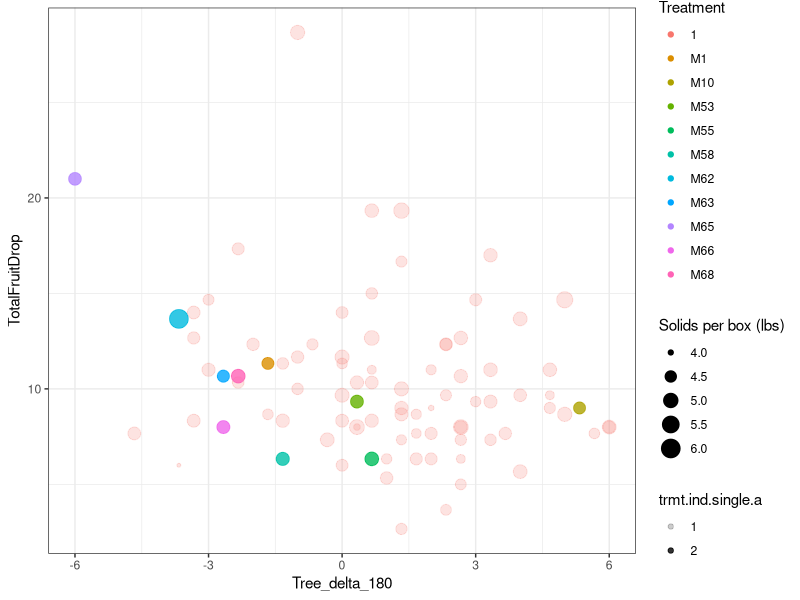
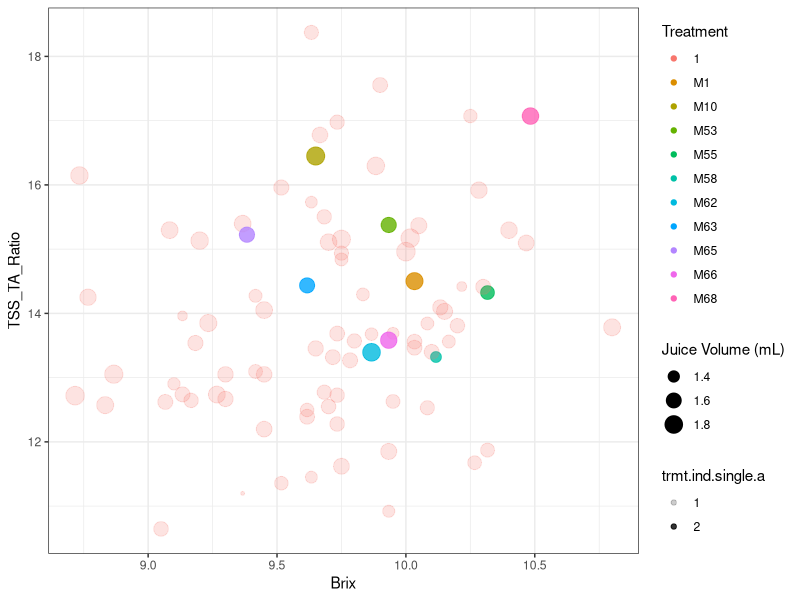
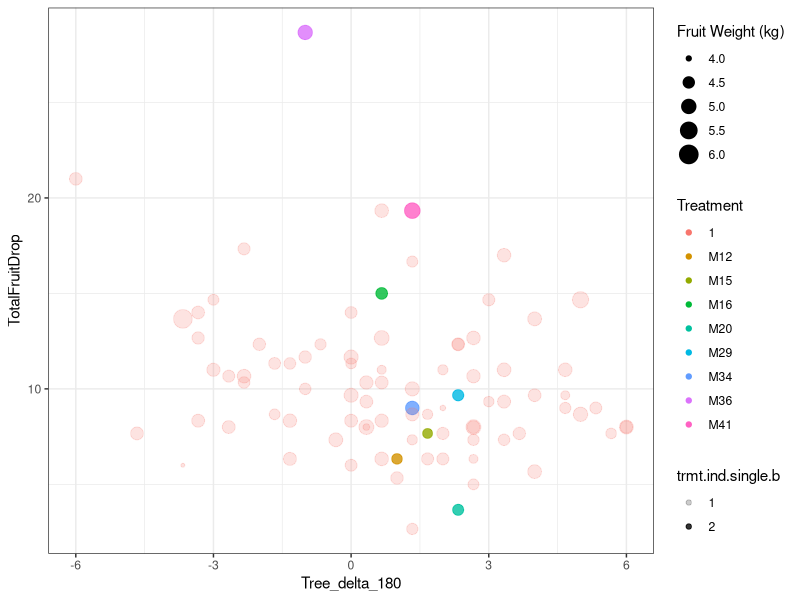
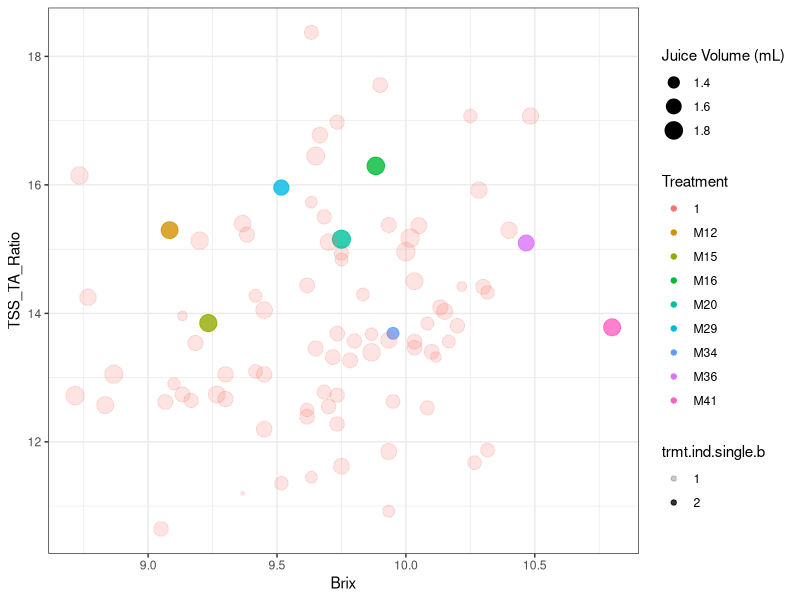
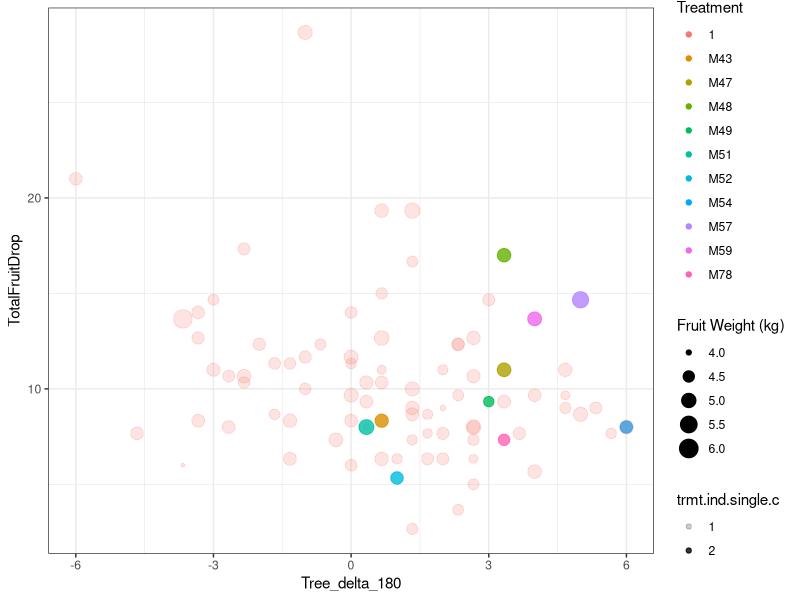
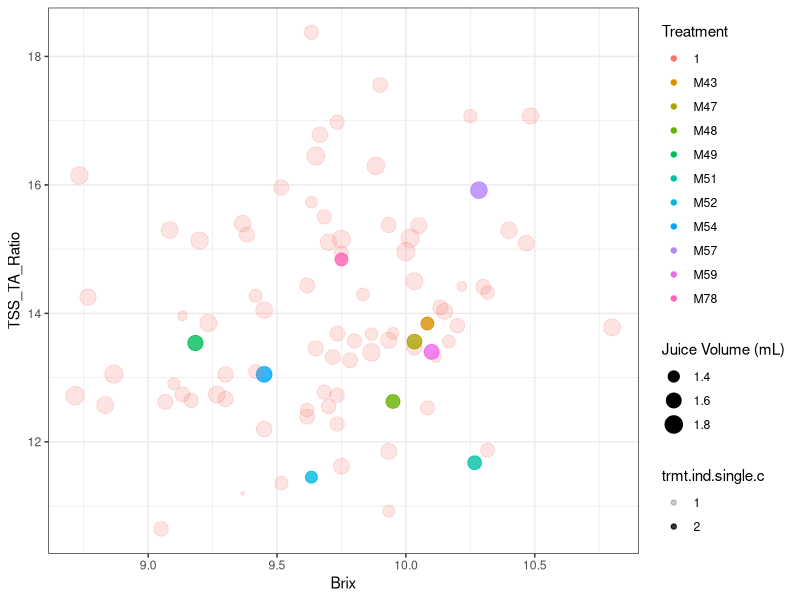
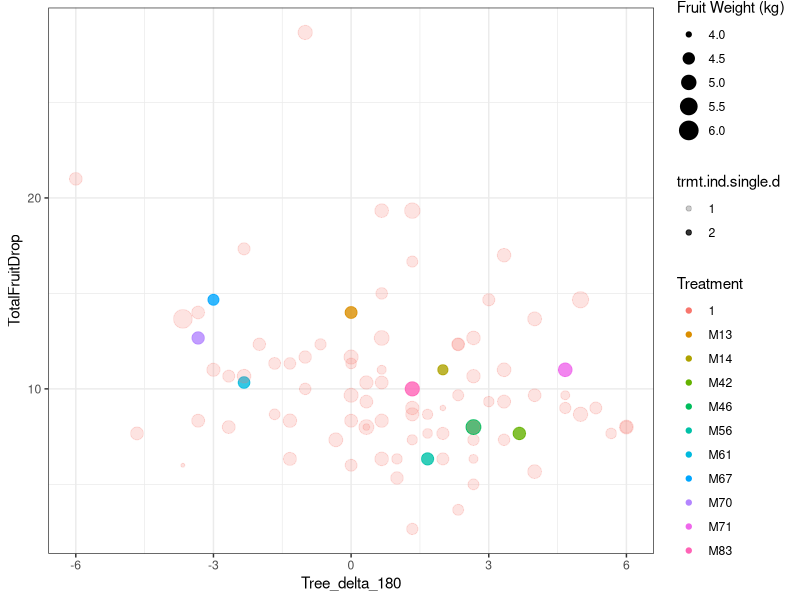
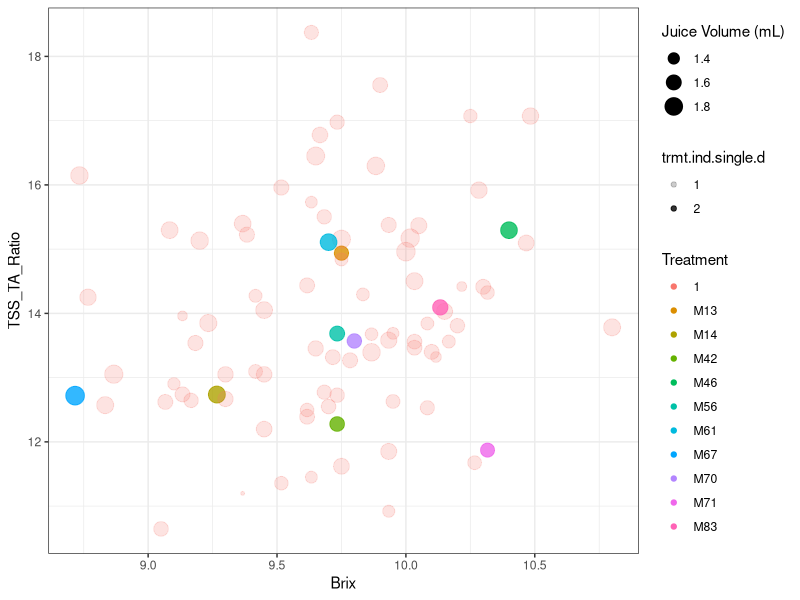

Source code (R) for these figures, in order:
#Heck et al. R Code for Phase 1 data analysis
# Load libraries ----
library(readxl)
library(dplyr)
library(tibble)
library(ggplot2)
library(ggpubr)

###Need to set working directory

#XXXXXXXXXXXXXXXXXXXXXXXXXXXXXXXXXXXXXXXXXXXXXXXXXXXXXXXXXXXXXXXXXXXXXXXXXXXXXXXXXXXXXXXXXXX
# Import and aggregate data ----
## Fruit sorter data (n = 34,903) ----
fruit.sorter <- read_excel("Fruit Sorter Data 2024.xlsx")

# aggregate data at the tree level
fruit.sorter.aggregated <- fruit.sorter %>%
  filter(!is.na(MoleculeID)) %>%
  filter(MoleculeID != "Not Part of Trial") %>%
  group_by(Row, TreeID, MoleculeID, TreeRating) %>%
  summarise(AvgWeight = mean(Weight), NumFruit = n()) 
# n = 263
# note: Row 43, Tree ID 4316, M7 was lost by the sorting computer
# add that Tree manually
fruit.sorter.aggregated <- fruit.sorter.aggregated %>%
  ungroup() %>%
  add_row(TreeID = 4316, Row = 43, MoleculeID = "M7", TreeRating = "Beta",
          AvgWeight = NA, NumFruit = NA)


## Fruit yield quality data (n = 264) ----
fruit.yield.quality <- read_excel("Fruit Yield Quality 2024.xlsx")

fruit.yield.quality <- fruit.yield.quality %>%
  dplyr::select(-Tree, -PlotID)


## Fruit drop data (n = 264) ----
fruit.drop <- read_excel("Fruit Drop 2024.xlsx")


## Tree canopy density data (n = 264) ----
canopy.density <- read_excel("Canopy Density 2024.xlsx")

canopy.density <- canopy.density %>%
  dplyr::select(Row, TreeID, MoleculeID, Set, starts_with("Canopy_Density"))


## Tree canopy volume data (n = 264) ----
canopy.volume <- read_excel("Pre Harvest Canopy Volume 2024.xlsx")

canopy.volume <- canopy.volume %>%
  dplyr::select(Row, TreeID, MoleculeID, Set, TrunkDiameter_PreHarvest_mm, CanopyHeight_PreHarvest_m,
         CanopyVolume_PreHarvest_m3)

# merge canopy density & volume data
canopy.data <- merge(canopy.volume, canopy.density, 
                     by = c("Row", "TreeID", "MoleculeID", "Set"))


## Plant health index data (n = 264) ----
plant.health <- read_excel("Plant Health Index 2024 New.xlsx")

plant.health <- plant.health %>%
  dplyr::select(Set, Row, TreeID, MoleculeID, starts_with("East"), starts_with("West"))

# convert scores of 10 to 5 - 10 rating indicated tree almost dead so score as 5
plant.health <- plant.health %>%
  mutate(across(East_Q1_450:West_Q4_0, ~ ifelse(. == 10, 5, .)))

# calculate changes in health
plant.health <- plant.health %>%
  # deltas at quad level
  mutate(East_Q1_delta = East_Q1_0 - East_Q1_90, East_Q2_delta = East_Q2_0 - East_Q2_90,
         East_Q3_delta = East_Q3_0 - East_Q3_90, East_Q4_delta = East_Q4_0 - East_Q4_90,
         West_Q1_delta = West_Q1_0 - West_Q1_90, West_Q2_delta = West_Q2_0 - West_Q2_90,
         West_Q3_delta = West_Q3_0 - West_Q3_90, West_Q4_delta = West_Q4_0 - West_Q4_90,
         
         East_Q1_delta_180 = East_Q1_0 - East_Q1_180, East_Q2_delta_180 = East_Q2_0 - East_Q2_180,
         East_Q3_delta_180 = East_Q3_0 - East_Q3_180, East_Q4_delta_180 = East_Q4_0 - East_Q4_180,
         West_Q1_delta_180 = West_Q1_0 - West_Q1_180, West_Q2_delta_180 = West_Q2_0 - West_Q2_180,
         West_Q3_delta_180 = West_Q3_0 - West_Q3_180, West_Q4_delta_180 = West_Q4_0 - West_Q4_180,
         
         East_Q1_delta_270 = East_Q1_0 - East_Q1_270, East_Q2_delta_270 = East_Q2_0 - East_Q2_270,
         East_Q3_delta_270 = East_Q3_0 - East_Q3_270, East_Q4_delta_270 = East_Q4_0 - East_Q4_270,
         West_Q1_delta_270 = West_Q1_0 - West_Q1_270, West_Q2_delta_270 = West_Q2_0 - West_Q2_270,
         West_Q3_delta_270 = West_Q3_0 - West_Q3_270, West_Q4_delta_270 = West_Q4_0 - West_Q4_270,
         
         East_Q1_delta_450 = East_Q1_0 - East_Q1_450, East_Q2_delta_450 = East_Q2_0 - East_Q2_450,
         East_Q3_delta_450 = East_Q3_0 - East_Q3_450, East_Q4_delta_450 = East_Q4_0 - East_Q4_450,
         West_Q1_delta_450 = West_Q1_0 - West_Q1_450, West_Q2_delta_450 = West_Q2_0 - West_Q2_450,
         West_Q3_delta_450 = West_Q3_0 - West_Q3_450, West_Q4_delta_450 = West_Q4_0 - West_Q4_450) %>%
  # side total score
  mutate(East_0 = East_Q1_0 + East_Q2_0 + East_Q3_0 + East_Q4_0,
         West_0 = West_Q1_0 + West_Q2_0 + West_Q3_0 + West_Q4_0,
         East_90 = East_Q1_90 + East_Q2_90 + East_Q3_90 + East_Q4_90,
         West_90 = West_Q1_90 + West_Q2_90 + West_Q3_90 + West_Q4_90,
         East_180 = East_Q1_180 + East_Q2_180 + East_Q3_180 + East_Q4_180,
         West_180 = West_Q1_180 + West_Q2_180 + West_Q3_180 + West_Q4_180,
         East_270 = East_Q1_270 + East_Q2_270 + East_Q3_270 + East_Q4_270,
         West_270 = West_Q1_270 + West_Q2_270 + West_Q3_270 + West_Q4_270,
         East_450 = East_Q1_450 + East_Q2_450 + East_Q3_450 + East_Q4_450,
         West_450 = West_Q1_450 + West_Q2_450 + West_Q3_450 + West_Q4_450) %>%
  # tree total score
  mutate(Tree_0  = East_0 + West_0,
         Tree_90 = East_90 + West_90,
         Tree_180 = East_180 + West_180,
         Tree_270 = East_270 + West_270,
         Tree_450 = East_450 + West_450) %>%
  # deltas at side level
  mutate(East_delta_90 = East_0 - East_90,
         West_delta_90 = West_0 - West_90,
         East_delta_180 = East_0 - East_180,
         West_delta_180 = West_0 - West_180,
         East_delta_270 = East_0 - East_270,
         West_delta_270 = West_0 - West_270,
         East_delta_450 = East_0 - East_450,
         West_delta_450 = West_0 - West_450) %>%
  # deltas at tree level
  mutate(Tree_delta_90 = Tree_0 - Tree_90,
         Tree_delta_180 = Tree_0 - Tree_180,
         Tree_delta_270 = Tree_0 - Tree_270,
         Tree_delta_450 = Tree_0 - Tree_450)


## Merge files ----
merge1 <- merge(fruit.sorter.aggregated, fruit.yield.quality, by = c("Row", "TreeID", "MoleculeID"), 
                  all = TRUE)
merge2 <- merge(merge1, fruit.drop, by = c("Row", "TreeID", "MoleculeID", "Set"))
merge3 <- merge(merge2, canopy.data, by = c("Row", "TreeID", "MoleculeID", "Set"))
fulldata <- merge(merge3, plant.health, by = c("Row", "TreeID", "MoleculeID", "Set"))
# n = 264


# Main Figures ----
## Figures 2&3 ----

### Figs 2&3 Panel a create treatment indicator OTC usable right away ----
# create a dataframe with average phenotype variables at the treatment level (for all figure panels in 2&3)
phenotype.data <- fulldata %>%
  group_by(MoleculeID) %>%
  summarise(Brix = mean(AvgBrix, na.rm = T),
            TSS_TA_Ratio = mean(TSS_TA_Ratio, na.rm = T),
            JuiceVolumeCorrected_mL = mean(JuiceVolumeCorrected_mL, na.rm = T),
            Tree_delta_180 = mean(Tree_delta_180, na.rm = T),
            Solid_perBox = mean(Solid_perBox, na.rm = T), 
            TotalFruitDrop = mean(TotalFruitDrop, na.rm = T))


### Fig 2a Tree health, Fruit drop and Solids per box ----
phenotype.data <- phenotype.data %>%
  mutate(trmt.ind.single.a = "1" ) %>%
  mutate(trmt.ind.single.a = ifelse(MoleculeID %in% c("M53", "M10", "M1", "M55", "M58", "M68", "M66", "M65", "M63", "M62"), "2", trmt.ind.single.a)) %>%
  mutate(trmt.ind.separate.a = ifelse(MoleculeID %in% c("M53", "M10", "M1", "M55", "M58", "M68", "M66", "M65", "M63", "M62"), MoleculeID, trmt.ind.single.a))

ggplot(phenotype.data, aes(Tree_delta_180, TotalFruitDrop, 
                           size = Solid_perBox, color = trmt.ind.separate.a)) +
  geom_point(aes(alpha = trmt.ind.single.a)) +
  guides(size = guide_legend(title = "Solids per box (lbs)")) +
  guides(color = guide_legend(title = "Treatment")) +
  theme_bw() +
  scale_alpha_discrete(range = c(0.2, 0.8))

#### Fig 3a Brix, Acidity & Juice Vol plots ----
ggplot(phenotype.data, aes(Brix, TSS_TA_Ratio, size = JuiceVolumeCorrected_mL,
                           color = trmt.ind.separate.a)) +
  geom_point(aes(alpha = trmt.ind.single.a)) +
  guides(size = guide_legend(title = "Juice Volume (mL)")) +
  guides(color = guide_legend(title = "Treatment")) +
  theme_bw() +
  scale_alpha_discrete(range = c(0.2, 0.8))


### Figs 2&3 Panel b create treatment indicator all other antibiotics ----
phenotype.data <- phenotype.data %>%
  mutate(trmt.ind.single.b = "1" ) %>%
  mutate(trmt.ind.single.b = ifelse(MoleculeID %in% c("M15", "M12", "M20", "M16", "M29", "M34", "M36", "M41"), "2", trmt.ind.single.b)) %>%
  mutate(trmt.ind.separate.b = ifelse(MoleculeID %in% c("M15", "M12", "M20", "M16", "M29","M34", "M36", "M41"), MoleculeID, trmt.ind.single.b))

#### Fig 2b Tree health, Fruit drop and Solids per box ----
ggplot(phenotype.data, aes(Tree_delta_180, TotalFruitDrop, 
                           size = Solid_perBox, color = trmt.ind.separate.b)) +
  geom_point(aes(alpha = trmt.ind.single.b)) +
  guides(size = guide_legend(title = "Fruit Weight (kg)")) +
  guides(color = guide_legend(title = "Treatment")) +
  theme_bw() +
  scale_alpha_discrete(range = c(0.2, 0.8))

#### Fig 3b Brix, Acidity & Juice Vol plots ----
ggplot(phenotype.data, aes(Brix, TSS_TA_Ratio, size = JuiceVolumeCorrected_mL,
                           color = trmt.ind.separate.b)) +
  geom_point(aes(alpha = trmt.ind.single.b)) +
  guides(size = guide_legend(title = "Juice Volume (mL)")) +
  guides(color = guide_legend(title = "Treatment")) +
  theme_bw() +
  scale_alpha_discrete(range = c(0.2, 0.8))


### Figs 2&3 Panel c create treatment indicator Essential Oils ----
phenotype.data <- phenotype.data %>%
  mutate(trmt.ind.single.c = "1" ) %>%
  mutate(trmt.ind.single.c = ifelse(MoleculeID %in% c("M49", "M43", "M48", "M47", "M52", "M51", "M57", "M59", "M54", "M78"), "2", trmt.ind.single.c)) %>%
  mutate(trmt.ind.separate.c = ifelse(MoleculeID %in% c("M49", "M43", "M48", "M47", "M52", "M51", "M57", "M59", "M54", "M78"), MoleculeID, trmt.ind.single.c))

#### Fig 2c Tree health, Fruit drop and Solids per box ----
ggplot(phenotype.data, aes(Tree_delta_180, TotalFruitDrop, 
                           size = Solid_perBox, color = trmt.ind.separate.c)) +
  geom_point(aes(alpha = trmt.ind.single.c)) +
  guides(size = guide_legend(title = "Fruit Weight (kg)")) +
  guides(color = guide_legend(title = "Treatment")) +
  theme_bw() +
  scale_alpha_discrete(range = c(0.2, 0.8))

#### Fig 3c Brix, Acidity & Juice Vol plots ----
ggplot(phenotype.data, aes(Brix, TSS_TA_Ratio, size = JuiceVolumeCorrected_mL,
                           color = trmt.ind.separate.c)) +
  geom_point(aes(alpha = trmt.ind.single.c)) +
  guides(size = guide_legend(title = "Juice Volume (mL)")) +
  guides(color = guide_legend(title = "Treatment")) +
  theme_bw() +
  scale_alpha_discrete(range = c(0.2, 0.8))


### Figs 2&3 Panel d create treatment indicator Fertilizers ----
phenotype.data <- phenotype.data %>%
  mutate(trmt.ind.single.d = "1" ) %>%
  mutate(trmt.ind.single.d = ifelse(MoleculeID %in% c("M13", "M14", "M42", "M46", "M56", "M67", "M70", "M61", "M71", "M83"), "2", trmt.ind.single.d)) %>%
  mutate(trmt.ind.separate.d = ifelse(MoleculeID %in% c("M13", "M14", "M42", "M46", "M56", "M67", "M70", "M61", "M71", "M83"), MoleculeID, trmt.ind.single.d))

#### Fig 2d Tree health, Fruit drop and Solids per box ----
ggplot(phenotype.data, aes(Tree_delta_180, TotalFruitDrop, 
                           size = Solid_perBox, color = trmt.ind.separate.d)) +
  geom_point(aes(alpha = trmt.ind.single.d)) +
  guides(size = guide_legend(title = "Fruit Weight (kg)")) +
  guides(color = guide_legend(title = "Treatment")) +
  theme_bw() +
  scale_alpha_discrete(range = c(0.2, 0.8))

#### Fig 3d Brix, Acidity & Juice Vol plots ----
ggplot(phenotype.data, aes(Brix, TSS_TA_Ratio, size = JuiceVolumeCorrected_mL,
                           color = trmt.ind.separate.d)) +
  geom_point(aes(alpha = trmt.ind.single.d)) +
  guides(size = guide_legend(title = "Juice Volume (mL)")) +
  guides(color = guide_legend(title = "Treatment")) +
  theme_bw() +
  scale_alpha_discrete(range = c(0.2, 0.8))


### Figs 2&3 Panel e create treatment indicator for Phase 2 Treatments ----
phenotype.data <- phenotype.data %>%
  mutate(trmt.ind.single.e = "1" ) %>%
  mutate(trmt.ind.single.e = ifelse(MoleculeID %in% c("M53", "M10", "M20", "M42", "M54", "M47", "M75", "M73", "M49"), "2", trmt.ind.single.e)) %>%
  mutate(trmt.ind.separate.e = ifelse(MoleculeID %in% c("M53", "M10", "M20", "M42", "M54", "M47", "M75", "M73", "M49"), MoleculeID, trmt.ind.single.e))

#### Fig 2e Tree health, Fruit drop and Solids per box ----
ggplot(phenotype.data, aes(Tree_delta_180, TotalFruitDrop, 
                           size = Solid_perBox, color = trmt.ind.separate.e)) +
  geom_point(aes(alpha = trmt.ind.single.e)) +
  guides(size = guide_legend(title = "Fruit Weight (kg)")) +
  guides(color = guide_legend(title = "Treatment")) +
  theme_bw() +
  scale_alpha_discrete(range = c(0.2, 0.8))

#### Fig 3e Brix, Acidity & Juice Vol plots ----
ggplot(phenotype.data, aes(Brix, TSS_TA_Ratio, size = JuiceVolumeCorrected_mL,
                           color = trmt.ind.separate.e)) +
  geom_point(aes(alpha = trmt.ind.single.e)) +
  guides(size = guide_legend(title = "Juice Volume (mL)")) +
  guides(color = guide_legend(title = "Treatment")) +
  theme_bw() +
  scale_alpha_discrete(range = c(0.2, 0.8))


## Figure 4 ----
# filter data for fruit weight > 200g and remove "Not Part of Trial"
filtered_data <- fruit.sorter %>%
  filter(Weight > 200, MoleculeID != "Not Part of Trial") %>%
  group_by(MoleculeID) %>%
  summarise(NumFruit = n(), .groups = 'drop')

# compute total number of fruit per Molecule ID for ordering
molecule_order <- filtered_data %>%
  arrange(desc(NumFruit)) %>%
  pull(MoleculeID)

# reorder the Molecule IDs based on total fruit count
filtered_data$MoleculeID <- factor(filtered_data$MoleculeID, levels = molecule_order)

# define colors: Highlight M10, M53, M57, and M20; others black
highlight_molecules <- c("M10", "M53", "M57", "M20")
filtered_data$Color <- ifelse(filtered_data$MoleculeID %in% highlight_molecules, 
                              filtered_data$MoleculeID, "Other")
color_palette <- c("M10" = "red", "M53" = "blue", "M57" = "green", "M20" = "purple", "Other" = "black")


### Fig 4a - Pareto chart for fruit >200g ----
# Create the stacked bar graph with custom colors
ggplot(filtered_data, aes(x = MoleculeID, y = NumFruit, fill = Color)) +
  geom_bar(stat = "identity") +
  scale_fill_manual(values = color_palette) + 
  labs(x = "Molecule ID", y = "Number of Fruit > 200g") +
  theme_minimal() +
  theme(legend.position = "none",  
    axis.text.x = element_text(size = 8, angle = 90, hjust = 1, vjust = 0.5),  
    axis.title.x = element_text(margin = margin(t = 10))) + 
  coord_cartesian(clip = "off")  

### Fig 4b Box plot comparing Fruit Average Weight values for selected ----
ggplot(fulldata %>% filter(MoleculeID %in% c("M10","M20","M57","M53")), aes(x = MoleculeID, y = AvgWeight, fill = MoleculeID)) +
  geom_boxplot() +
  labs(title = "Average Weight", x = "Treatment (MoleculeID)", y = "Average Weight") +
  theme_minimal()

### Fig 4c Box plot comparing boxes per acre values for selected ----
ggplot(fulldata %>% filter(MoleculeID %in% c("M10","M20","M57","M53")), aes(x = MoleculeID, y = Box_perAcre, fill = MoleculeID)) +
  geom_boxplot() +
  labs(title = "Boxes per Acre", x = "Treatment (MoleculeID)", y = "Boxes per Acre") +
  theme_minimal()

### Fig 4d Box plot comparing pounds solid per box for selected ----
ggplot(fulldata %>% filter(MoleculeID %in% c("M10","M20","M57","M53")), aes(x = MoleculeID, y = Solid_perBox, fill = MoleculeID)) +
  geom_boxplot() +
  labs(title = "Pounds Solid Per Box", x = "Treatment (MoleculeID)", y = "Lbs Solid") +
  theme_minimal()

### Fig 4e Box plot comparing Fruit Brix values for selected ----
ggplot(fulldata %>% filter(MoleculeID %in% c("M10","M20","M57","M53")), aes(x = MoleculeID, y = AvgBrix, fill = MoleculeID)) +
  geom_boxplot() +
  labs(title = "Average Brix", x = "Treatment (MoleculeID)", y = "Average Brix") +
  theme_minimal()

### Fig 4f Box plot comparing TSS:TA ratio values for selected ----
ggplot(fulldata %>% filter(MoleculeID %in% c("M10","M20","M57","M53")), aes(x = MoleculeID, y = TSS_TA_Ratio, fill = MoleculeID)) +
  geom_boxplot() +
  labs(title = "TSS:TA Ratio", x = "Treatment (MoleculeID)", y = "Ratio") +
  theme_minimal()

### Fig 4g Box plot comparing % juice for selected ----
ggplot(fulldata %>% filter(MoleculeID %in% c("M10","M20","M57","M53")), aes(x = MoleculeID, y = PctJuice, fill = MoleculeID)) +
  geom_boxplot() +
  labs(title = "% Juice", x = "Treatment (MoleculeID)", y = "% Juice") +
  theme_minimal()


## Figure 5 ----
# Hierarchical clustering at the molecule level with selected phenotypes
MID.variables <- fulldata %>%
  group_by(MoleculeID) %>%
  summarise_if(is.numeric, mean, na.rm = TRUE) %>%
  dplyr::select(MoleculeID, AvgWeight, NumFruit, AvgBrix, Tree_delta_180, Tree_delta_90, TotalFruitDrop,
         CanopyVolume_PreHarvest_m3, CanopyHeight_PreHarvest_m, Solid_perBox, PctJuice) %>%
  column_to_rownames(var = "MoleculeID") 

MID.variables.r <- cor(as.matrix(MID.variables), use = "pairwise.complete.obs")

d2 <- dist(scale(MID.variables), method = "euclidean")
hc2 <- hclust(d2, method = "complete")
plot(hc2, cex = 0.6, main = "Complete Linkage", sub = "", xlab = "", hang = -1)
rect.hclust(hc2, k = 10, border = 2:5)
cutree(hc2, k = 10)


# Extended Figures ----
## Extended Data Fig 1a Tree rating by row ----
rating.data <- as.data.frame(prop.table(table(Row = fulldata$Row, Rating = fulldata$TreeRating), m = 1))

ggplot(rating.data, aes(Row, Freq, fill = Rating)) +
  theme_bw() +
  geom_bar(stat = "identity") +
  xlab("Row") + ylab("Percent")

## Extended Data Fig 1b Number of fruit per row by Tree Rating w legend ----
ggplot(fulldata, aes(as.factor(Row), NumFruit)) +
  geom_boxplot(outlier.shape = NA) +
  theme_bw() +
  geom_jitter(aes(color = TreeRating), alpha = 0.6, width = 0.2) +
  theme(axis.text.x = element_text(angle = 90, vjust = 0.5, hjust = 1, size = 8)) +
  xlab("Row") + ylab("Number of Fruit") 

## Extended Data Fig 1c Avg fruit weight per row ----
ggplot(fulldata, aes(as.factor(Row), AvgWeight)) +
  geom_boxplot(outlier.shape = NA) +
  theme_bw() +
  geom_jitter(aes(color = TreeRating), alpha = 0.6, width = 0.2) +
  theme(axis.text.x = element_text(angle = 90, vjust = 0.5, hjust = 1, size = 8)) +
  xlab("Row") + ylab("Average Fruit Weight") 

### Extended Data Fig 4a Plant health index Day 0 to 90----
fulldata <- fulldata %>%
  mutate(TreatmentID = substring(MoleculeID, 2, nchar(MoleculeID)))

ggplot(fulldata, aes(reorder(TreatmentID, Tree_delta_90, median, na.rm = T), Tree_delta_90, fill = Set)) +
  geom_abline(slope = 0, intercept = 0, color = "red", size = 1.2) +
  geom_boxplot() +
  geom_point(alpha = 0.5) +
  #  geom_abline(slope = 0, intercept = 0, color = "red", size = 1.2) +
  theme_bw() +
  theme(axis.text.x = element_text(angle = 90, vjust = 0.5, hjust = 1, size = 8)) +
  xlab("Molecule ID") + ylab("Change from 0 - 90") +
  coord_cartesian(ylim = c(-15, 15))

## Extended Data Fig 4b Plant health index Day 0 to 180 ----
ggplot(fulldata, aes(reorder(TreatmentID, Tree_delta_180, median, na.rm = T), Tree_delta_180, fill = Set)) +
  geom_abline(slope = 0, intercept = 0, color = "red", size = 1.2) +
  geom_boxplot() +
  geom_point(alpha = 0.5) +
  theme_bw() +
  theme(axis.text.x = element_text(angle = 90, vjust = 0.5, hjust = 1, size = 8)) +
  xlab("Molecule ID") + ylab("Change from 0 - 180") +
  coord_cartesian(ylim = c(-15, 15))

## Extended Data Fig 4c Plant health index Day 0 to 270 ----
ggplot(fulldata, aes(reorder(TreatmentID, Tree_delta_270, median, na.rm = T), Tree_delta_270, fill = Set)) +
  geom_abline(slope = 0, intercept = 0, color = "red", size = 1.2) +
  geom_boxplot() +
  geom_point(alpha = 0.5) +
  theme_bw() +
  theme(axis.text.x = element_text(angle = 90, vjust = 0.5, hjust = 1, size = 8)) +
  xlab("Molecule ID") + ylab("Change from 0 - 270") +
  coord_cartesian(ylim = c(-15, 15))


## Extended Data Fig 6a Plant health vs Tree rating Day 90 ----
ggplot(fulldata, aes(TreeRating, Tree_delta_90)) +
  geom_boxplot() +
  geom_jitter(alpha = 0.6, size = 2, width = 0.2) +
  xlab("Tree Rating") + ylab("Change from 0 - 90") +
  coord_cartesian(ylim = c(-15, 15))

## Extended Data Fig 6b Plant health vs Tree rating Day 180 ----
ggplot(fulldata, aes(TreeRating, Tree_delta_180)) +
  geom_boxplot() +
  geom_jitter(alpha = 0.6, size = 2, width = 0.2) +
  xlab("Tree Rating") + ylab("Change from 0 - 180") +
  coord_cartesian(ylim = c(-15, 15))

## Extended Data Fig 6c Plant health vs Tree rating Day 270 ----
ggplot(fulldata, aes(TreeRating, Tree_delta_270)) +
  geom_boxplot() +
  geom_jitter(alpha = 0.6, size = 2, width = 0.2) +
  xlab("Tree Rating") + ylab("Change from 0 - 270") +
  coord_cartesian(ylim = c(-15, 15))


## Extended Data Fig 7a Percent Fruit Drop by MID colored by TreeRating ----
ggplot(fulldata, aes(reorder(MoleculeID, PctFruitDrop, median, na.rm = T), PctFruitDrop, fill = TreeRating)) +
  geom_boxplot() +
  theme(axis.text.x = element_text(angle = 90, vjust = 0.5, hjust = 1, size = 8)) +
  xlab("Molecule ID") + ylab("Percent Fruit Drop")

## Extended Data Fig 7b Percent Fruit Drop by MID colored by TreeRating sorted by SD ----
ggplot(fulldata, aes(reorder(TreatmentID, PctFruitDrop, sd, na.rm = T), PctFruitDrop, fill = TreeRating)) +
  geom_boxplot() +
  theme(axis.text.x = element_text(angle = 90, vjust = 0.5, hjust = 1, size = 8)) +
  xlab("Molecule ID") + ylab("Percent Fruit Drop")

## Extended Data Fig 8a Day 90 Number of Total fruit (sorted only) vs change in plant health index ----
ggplot(fulldata, aes(Tree_delta_90, TotalSorterFruit)) +
  theme_bw() +
  geom_smooth(method = "lm", se = F, color = "darkgrey", linewidth = 0.8) + 
  geom_jitter(aes(color = "Black"), width = 0.2, alpha = 0.6, size = 2) +
  xlab("Change from 0 - 90") + ylab("Number of Fruit") +
  scale_x_continuous(limits = c(-15, 10)) +
  stat_cor(label.x = -15, label.y = 450, p.accuracy = 0.001)

## Extended Data Fig 8a Day 180 Number of Total fruit (sorted only) vs change in plant health index ----
ggplot(fulldata, aes(Tree_delta_180, TotalSorterFruit)) +
  theme_bw() +
  geom_smooth(method = "lm", se = F, color = "darkgrey", linewidth = 0.8) + 
  geom_jitter(aes(color = "Black"), width = 0.2, alpha = 0.6, size = 2) +
  xlab("Change from 0 - 180") + ylab("Number of Fruit") +
  scale_x_continuous(limits = c(-15, 10)) +
  stat_cor(label.x = -15, label.y = 450, p.accuracy = 0.001)

## Extended Data Fig 8a Day 270 Number of Total fruit (sorted only) vs change in plant health index ----
ggplot(fulldata, aes(Tree_delta_270, TotalSorterFruit)) +
  geom_smooth(method = "lm", se = F, color = "darkgrey", linewidth = 0.8) + 
  theme_bw() +
  geom_jitter(aes(color = "Black"), width = 0.2, alpha = 0.6, size = 2) +
  xlab("Change from 0 - 270") + ylab("Number of Fruit") +
  scale_x_continuous(limits = c(-15, 10)) +
  stat_cor(label.x = -15, label.y = 450, p.accuracy = 0.001)

## Extended Data Fig 8b Day 0 to 90 Fruit Weight x Plant Health Index ----
ggplot(fulldata, aes(Tree_delta_90, AvgWeight)) +
  theme_bw() +
  geom_smooth(method = "lm", se = F, color = "darkgrey", linewidth = 0.8) +
  geom_jitter(aes(color = "Black"), width = 0.2, alpha = 0.6, size = 2) +
  xlab("Change from 0 - 90") + ylab("Average Fruit Weight") +
  scale_x_continuous(limits = c(-15, 10)) +
  stat_cor(label.x = -15, label.y = 180, p.accuracy = 0.001)

## Extended Data Fig 8b Day 0 to 180 Fruit Weight x Plant Health Index ----
ggplot(fulldata, aes(Tree_delta_180, AvgWeight)) +
  theme_bw() +
  geom_smooth(method = "lm", se = F, color = "darkgrey", linewidth = 0.8) +
  geom_jitter(aes(color = "Black"), width = 0.2, alpha = 0.6, size = 2) +
  xlab("Change from 0 - 180") + ylab("Average Fruit Weight") +
  scale_x_continuous(limits = c(-15, 10)) +
  stat_cor(label.x = -15, label.y = 180, p.accuracy = 0.001)

## Extended Data Fig 8b Day 0 to 270 Fruit Weight x Plant Health Index ----
ggplot(fulldata, aes(Tree_delta_270, AvgWeight)) +
  theme_bw() +
  geom_smooth(method = "lm", se = F, color = "darkgrey", linewidth = 0.8) +
  geom_jitter(aes(color = "Black"), width = 0.2, alpha = 0.6, size = 2) +
  xlab("Change from 0 - 270") + ylab("Average Fruit Weight") +
  scale_x_continuous(limits = c(-15, 10)) +
  stat_cor(label.x = -15, label.y = 180, p.accuracy = 0.001)


## Extended Data Fig 9a Number of fruit by MID (includes sorted, dropped and skirted fruit) ----
## trees were skirted and # fruit on skirted branches were counted and referred to ask skirted fruit
ggplot(fulldata, aes(reorder(TreatmentID, TotalFruit, median, na.rm = T), TotalFruit)) +
  geom_boxplot() +
  theme_bw() +
  theme(axis.text.x = element_text(angle = 90, vjust = 0.5, hjust = 1, size = 8)) +
  xlab("Molecule ID") + ylab("Number of Fruit")

## Extended Data Fig 9b Avg fruit weight vs number of fruit ----
ggplot(fulldata, aes(reorder(TreatmentID, TotalFruit, median, na.rm = T), AvgWeight)) +
  geom_boxplot() +
  theme_bw() +
  theme(axis.text.x = element_text(angle = 90, vjust = 0.5, hjust = 1, size = 8)) +
  xlab("Molecule ID") + ylab("Avg Fruit Weight (on Tree)")

## Extended Data Fig 9c Avg fruit weight vs number of fruit without color ----
ggplot(fulldata, aes(TotalFruit, AvgWeight)) +
  geom_point(alpha = 0.4) +
  theme_bw() +
  theme(legend.position = "none") +
  geom_smooth(method = "lm", linewidth = 0.8, color = "black") +
  xlab("Number of Fruit") + ylab("Average Fruit Weight") +
  stat_cor(label.x = 300, label.y = 175, p.accuracy = 0.001)


## Extended Data Fig 10a Average Brix ----
ggplot(fulldata, aes(reorder(TreatmentID, TSS_TA_Ratio, median, na.rm = T), AvgBrix)) +
  geom_boxplot() +
  theme(axis.text.x = element_text(angle = 90, vjust = 0.5, hjust = 1, size = 8)) +
  xlab("Molecule ID") + ylab("Average Brix")

## Extended Data Fig 10b TSS_TA_Ratio ----
ggplot(fulldata, aes(reorder(TreatmentID, TSS_TA_Ratio, median, na.rm = T), TSS_TA_Ratio)) +
  geom_boxplot() +
  theme(axis.text.x = element_text(angle = 90, vjust = 0.5, hjust = 1, size = 8)) +
  xlab("Molecule ID") + ylab("TSS TA Ratio")


# Extended Data Tables 2-6 ----
# Note: M53 - OTC, pH 2 standard treatment

## Extended Data Table 2 Pairwise t-tests for fruit drop between each treatment and M53 ----
# Welch's ANOVA (doesn't assume equal variances)
oneway.test(TotalFruitDrop ~ MoleculeID, var.equal = F, data = fulldata)

# Fruit drop values for M53
FruitDrop_M53 <- fulldata %>%
  filter(MoleculeID == "M53") %>%
  dplyr::select(TotalFruitDrop)

# t-tests vs M53
FruitDrop_tests <- fulldata %>%
  filter(MoleculeID != "M53") %>%
  group_by(MoleculeID) %>% 
  summarise(avg_FruitDrop = round(mean(TotalFruitDrop), 2),
            p_value = round(t.test(FruitDrop_M53, TotalFruitDrop)$p.value, 4)) %>%
  mutate(avg_FruitDrop_M53 = round(mean(FruitDrop_M53$TotalFruitDrop),2)) %>%
  mutate(delta = avg_FruitDrop - avg_FruitDrop_M53) %>%
  dplyr::select(MoleculeID, avg_FruitDrop, avg_FruitDrop_M53, delta, p_value) %>%
  arrange(p_value) %>%
  View()

## Extended Data Table 3 Pairwise t-tests for yield between treatments and M53 ----
# Welch's ANOVA (doesn't assume equal variances)
oneway.test(TotalFruit ~ MoleculeID, var.equal = F, data = fulldata)

# Yield values for M53
TotalFruit_M53 <- fulldata %>%
  filter(MoleculeID == "M53") %>%
  dplyr::select(TotalFruit)

# t-tests vs M53
TotalFruit_tests <- fulldata %>%
  filter(MoleculeID != "M53") %>%
  group_by(MoleculeID) %>% 
  summarise(avg_TotalFruit = round(mean(TotalFruit), 2),
            p_value = round(t.test(TotalFruit_M53, TotalFruitDrop)$p.value, 4)) %>%
  mutate(avg_TotalFruit_M53 = round(mean(TotalFruit_M53$TotalFruit),2)) %>%
  mutate(delta = avg_TotalFruit - avg_TotalFruit_M53) %>%
  dplyr::select(MoleculeID, avg_TotalFruit, avg_TotalFruit_M53, delta, p_value) %>%
  arrange(p_value) %>%
  View()

## Extended Data Table 4 Pairwise t-tests for fruit weight between each treatment and M53 ----
# Welch's ANOVA (doesn't assume equal variances)
oneway.test(AvgWeight ~ MoleculeID, var.equal = F, data = fulldata)

# Fruit weight for M53
FruitWeight_M53 <- fulldata %>%
  filter(MoleculeID == "M53") %>%
  dplyr::select(AvgWeight)

# t-tests vs M53
FruitWeight_tests <- fulldata %>%
  filter(MoleculeID != "M53") %>%
  group_by(MoleculeID) %>% 
  summarise(avg_FruitWeight = round(mean(AvgWeight), 2),
            p_value = round(t.test(FruitWeight_M53, AvgWeight)$p.value, 4)) %>%
  mutate(avg_FruitWeight_M53 = round(mean(FruitWeight_M53$AvgWeight),2)) %>%
  mutate(delta = avg_FruitWeight - avg_FruitWeight_M53) %>%
  dplyr::select(MoleculeID, avg_FruitWeight, avg_FruitWeight_M53, delta, p_value) %>%
  arrange(p_value) %>%
  View()

## Extended Data Table 5 Pairwise t-tests for Brix between each Treatment and M53 ----
# Welch's ANOVA (doesn't assume equal variances)
oneway.test(AvgBrix ~ MoleculeID, var.equal = F, data = fulldata)

# Brix values for M53
Brix_M53 <- fulldata %>%
  filter(MoleculeID == "M53") %>%
  dplyr::select(AvgBrix)

# t-tests vs M53
Brix_tests <- fulldata %>%
  filter(MoleculeID != "M53") %>%
  group_by(MoleculeID) %>% 
  summarise(avg_Brix = round(mean(AvgBrix), 2),
            p_value = round(t.test(Brix_M53, AvgBrix)$p.value, 4)) %>%
  mutate(avg_Brix_M53 = round(mean(Brix_M53$AvgBrix),2)) %>%
  mutate(delta = avg_Brix - avg_Brix_M53) %>%
  dplyr::select(MoleculeID, avg_Brix, avg_Brix_M53, delta, p_value) %>%
  arrange(p_value) %>%
  View()

## Extended Data Table 6 Pairwise t-test comparison for Solids per box between each treatment and M53 ----
# Welch's ANOVA (doesn't assume equal variances)
oneway.test(Solid_perBox ~ MoleculeID, var.equal = F, data = fulldata)

Solid_perBox_M53 <- fulldata %>%
  filter(MoleculeID == "M53") %>%
  dplyr::select(Solid_perBox)

# t-tests vs M53
Solid_perBox_tests <- fulldata %>%
  filter(MoleculeID != "M53") %>%
  group_by(MoleculeID) %>% 
  summarise(avg_Solid_perBox = round(mean(Solid_perBox), 2),
            p_value = round(t.test(Solid_perBox_M53, Solid_perBox)$p.value, 4)) %>%
  mutate(avg_Solid_perBox_M53 = round(mean(Solid_perBox_M53$Solid_perBox),2)) %>%
  mutate(delta = avg_Solid_perBox - avg_Solid_perBox_M53) %>%
  dplyr::select(MoleculeID, avg_Solid_perBox, avg_Solid_perBox_M53, delta, p_value) %>%
  arrange(p_value) %>%
  View()
